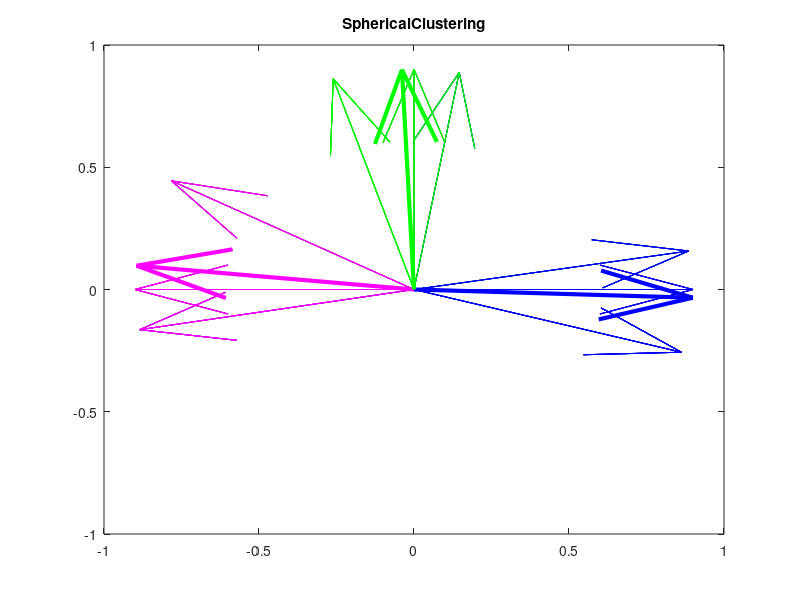

The MATLAB script that drew this image:
function [] = sphericalClustering3groupsModified(  )
%sphericalClustering( )
% no of colors mentioned =5 . So clusters cannot be grater than 5
% Represents the vectors using pointed arrows ( use quiver function )

close all;

% Data Generation

% Define 3 unit vectors at anangle 0 , 90 and 270 
% generate some vectors around these points in an interval -30 to + 30

% no of fixed vectors around which other random vectors are generated
 noOfFixedVectors = 3;
 totalVectors = 10;
 k = 3;
 maxItr =10;
 
 %  Matrix to storeth efixed vectors
 unitVectors = zeros( 2, totalVectors);
 labelArray = zeros( 1, totalVectors);
 
 theta = 0;
 % Generate vectors at 0 , 0 , 180 degrees
%  for i =1:1:noOfFixedVectors
%      unitVectors(:, i )   = [cos( theta ) ; sin( theta)];
%      
%      theta = theta + (pi/2);
%  end
  % Generate vectors at 0 , 0 , 180 degrees
 unitVectors(:,1) = [1;0];
 unitVectors(:,2) = [0;1];
 unitVectors(:,3) = [-1 ; 0 ];
 unitVectors(:,4) = [0.9585;-0.2850];
 unitVectors(:,5) = [-0.9832;-0.1826];
 unitVectors(:,6) = [0.1622;0.9868];
 unitVectors(:,7) = [-0.2896 ; 0.9572 ];
 unitVectors(:,8) = [0.9846 ; 0.1749 ];
 unitVectors(:,9) = [-0.8695 ; 0.4939 ];
 unitVectors(:,10) = [-0.9943 ; 0.1068 ];
 
 save('vectors.txt','unitVectors');
 
 % Range of angle values
 angleMin = -30*(pi/180);
 angleMax = 30 *( pi/180);

 
 % generate random unit vectors
%  for i =4:1:6
%      randomAngle = angleMin + rand(1) *( angleMax -angleMin );
%      unitVectors(:,i) = [ cos( randomAngle) ; sin( randomAngle)];
%  end
 
 
 % generate random unit vectors
%  for i =6:1:7
%      randomAngle = angleMin + rand(1) *( angleMax -angleMin )+ (pi/2);
%      unitVectors(:,i) = [ cos( randomAngle) ; sin( randomAngle)];
%  end
 
 % generate random unit vectors
%   for i =8:1:10
%      randomAngle = angleMin + rand(1) *( angleMax -angleMin )+ (pi);
%      unitVectors(:,i) = [ cos( randomAngle) ; sin( randomAngle)];
%   end
 
 % dummyplot
 figure;
 pl = plot( [ 0,0], [ 0, 0]);
 xlim([-1 1]);
 ylim([ -1 1]);
 delete( pl );
 hold on;
 
 colors =[ 'm', 'b' ,'g','c','y'];
 
  % plot the initial population
for i =1:1: size( unitVectors,2)
    quiver(0 , 0 , unitVectors(1,i) , unitVectors(2,i),'k' );
    hold on;
    pause( 2);
end

noOfVectorsInEachGroup =floor( totalVectors/k);

classLabel =1;

count =0;
% initialize the label array
for i =1:1:totalVectors
    labelArray(1, i ) = classLabel;
        count = count +1;
       if count == noOfVectorsInEachGroup 
            classLabel = classLabel+ 1;
            count =0;
            if classLabel == k+1
                classLabel =1;
            end
       end
end



meanVectorArray = zeros( 2, k);
noOfVectorsInEachClass = zeros( 1, k);
prevItrMeanVectorArray = zeros( 2,k);
prevItrLabelArray = zeros( 1, totalVectors );


fp = fopen('J:\Matlab\System Simulation Lab\E16-SphericalClustering\vectors.txt','w');




for itr =1:1:maxItr
    meanVectorArray = zeros( 2, k);
    % Plotting the points with color coding wrto the class labels
    for i =1:1: size( unitVectors,2)
        quiver(0 , 0 , unitVectors(1,i) , unitVectors(2,i),colors( 1, labelArray(1,i)) );
        hold on;
        pause( 2);
        meanVectorArray(:, labelArray(1,i)) =  meanVectorArray(:, labelArray(1,i)) + unitVectors(:,i);
        noOfVectorsInEachClass(1,labelArray(1,i)) = noOfVectorsInEachClass(1,labelArray(1,i)) +1;
    end
    
    if( itr ~=1)
        delete( p1);
    end
    % Averaging and normalizing the mean vectors
    for j=1:1:k
        meanVectorArray(:,j) = meanVectorArray(:,j)  / noOfVectorsInEachClass(1,j);
        mag = norm( meanVectorArray(:,j));
        meanVectorArray(:,j) = meanVectorArray(:,j)/ mag;
    end
    %Writing tofile
    fprintf( fp,'itr- %d\n', itr );
    fprintf( fp,'Label Values\n' );
    for i =1:1: totalVectors
        fprintf( fp, '%d ',labelArray(1,i));
    end
    fprintf( fp, '\n');
    fprintf( fp,'mean Values\n' );
    for j =1:1: k
        fprintf( fp, '%f %f \n',meanVectorArray(1,j), meanVectorArray(2,j));
    end
    fprintf( fp, '****************\n');
    
    % check for convergence
    diff = prevItrLabelArray - labelArray;
    
    if ( sum ( sum( diff)) == 0 )
        break;
    end
    % updating the previous iteration array
    prevItrLabelArray = labelArray;
    
    % Plotting the mean vectors
    %Plot the mean Values in black color
    for i=1:1:k
        p1(i) = quiver( 0,0 , meanVectorArray(1,i), meanVectorArray(2,i),colors(1,i) ,'LineWidth',3);
        hold on;
        pause(1);
    end
    
    plottitle= sprintf('Iteration-%d ', itr);
    title( plottitle);
    
    % updating the class label
     for i =1:1: totalVectors
        dotProductArray = zeros( 1, k);
        for j =1:1:k
            dotProductArray(1,j) = sum( unitVectors(:,i).* meanVectorArray(:,j));
        end
        maxDotProduct = max( dotProductArray);
        labelArray(1,i ) =find( dotProductArray(:)== maxDotProduct);

    end
    
    
    
end
 %Plot the mean Values in black color
    for i=1:1:k
        p1(i) = quiver( 0,0 , meanVectorArray(1,i), meanVectorArray(2,i),colors(1,i) ,'LineWidth',3);
        hold on;
        pause(1);
    end
    fclose(fp);
    title('SphericalClustering');
    
    
    



% 
% 
% 
% 
% k = noOfClusters;
% noOfVectors = noOfPoints;
% 
% % vectors and their corresponding labels
% vectors = zeros( 2, noOfVectors );
% label = zeros( 1, noOfVectors );
% 
% 
% sumX =0.0;
% sumY =0.0;
% 
% % Unit Vectors in random directions
% for i=1:1:noOfVectors
%     randomAngle = rand(1) *2*pi;
%     vectors(1,i) = cos( randomAngle);
%     vectors(2,i) = sin( randomAngle);
% %     sumX = sumX + vectors(1,i);
% %     sumY = sumY + vectors( 2, i );
%     
% end
% 
% % Computing the mean
% % meanX = sumX / noOfVectors;
% % meanY = sumY / noOfVectors;
%     
% 
% % Subtract mean from the set of points
% % for i=1:1:noOfVectors
% %    vectors(1,i) = vectors(1,i) - sumX;
% %    vectors(2,i) = vectors(2,i) - sumY;
% %  
% % end
% 
% % Makeall the vecto
% 
% 
% figure; 
% classLabel = 1;
% % initialize the labels
% for i =1:1: noOfVectors
%     label(1,i)= classLabel;
%     classLabel = classLabel + 1;
%     if classLabel == k+1
%         classLabel =1;
%     end
% end
% colors =[ 'm', 'b' ,'g','c','y'];
% 
% % Array to hold the mean values from the previous itertion
% meanVectorsPrevItr = zeros( 2,k);
% 
%  % Plot the vectors for iteration 0
%     for i=1:1:noOfVectors
%         x=[0, vectors(1,i)];
%         y = [0 , vectors(2,i)];
%         quiver( 0 , 0 ,vectors(1,i) ,vectors(2,i), 'b') ;
%       
%         hold on;
%         %pause(0.02);
%     end
%     
%      xlim([-1 1]);
%      ylim([ -1 1]);
%      hold all;
%      %delete(p);
%      
%      pause( 5);
% %Itr Start
% for itr =1:1:maxItr   
%     
%     % Plot the vectors
%     for i=1:1:noOfVectors
%         x=[0, vectors(1,i)];
%         y = [0 , vectors(2,i)];
%         quiver( 0 , 0 ,vectors(1,i) ,vectors(2,i), colors(label(i)) );
%       
%         hold on;
%         pause(0.02);
%     end
%     
%     if itr ~=1 
%         delete( p);
%         pause(2);
%     end;
%     
% 
%     meanVectors = zeros(2,k);
%     noOfVectorsInEachClass = zeros(1, k);
%     % Computing the sum of vectors of each class as well as  number of
%     % points  belonging to each class
%     for i=1:1:noOfVectors
%         ClassIndex = mod(label( i) ,k+1);
%        meanVectors(:,ClassIndex) =  meanVectors(:,ClassIndex) + vectors(:,i);
%        noOfVectorsInEachClass(1,ClassIndex ) = noOfVectorsInEachClass(1, ClassIndex ) +1;
%     end
%     
%     % average and normalize
%     for i =1:1:k
%         meanVectors(:,i) = meanVectors(:,i) /noOfVectorsInEachClass(1, i);
%         mag = sum(meanVectors(:,i) .* meanVectors(:,i) );
%         meanVectors(:,i) = meanVectors(:,i)/sqrt(mag);
%     end
%     
%     % Difference in previous mean and current mean
%     diff = meanVectors - meanVectorsPrevItr;
%     
%     % sum of teh difference in each dimensio
%     sumX= sum( abs( diff(1,:)));
%     sumY= sum( abs( diff(2,:)));
%     % exit if convergence
%     if sumX == 0.00 && sumY == 0.00
%         break
%     end
%     
%     % update the previous mean vectors
%     meanVectorsPrevItr = meanVectors;
%     
%     % Plot the mean Values in black color
%     for i=1:1:k
%         x=[0, meanVectors(1,i)];
%         y = [0 , meanVectors(2,i)];
%         p(i) = quiver( 0,0 , meanVectors(1,i), meanVectors(2,i),'r' ,'LineWidth',3);
%         hold on;
%         pause(1);
%     end
%     
%      plottitle= sprintf('Iteration-%d ', itr);
%    plot( [0 ,0], [ 0,0]);
%     title( plottitle);
% 
% 
% 
%     % update the label wrto the closest mean
%     for i =1:1: noOfVectors
%         dotProductArray = zeros( 1, k);
%         for j =1:1:k
%             dotProductArray(1,j) = sum( vectors(:,i).* meanVectors(:,j));
%         end
%         maxDotProduct = max( dotProductArray);
%         label(1,i ) =find( dotProductArray(:)== maxDotProduct);
% 
%     end
%     
%    
%     
%     
%     
% end
% % Plot the final mean Vectors
%  for i=1:1:k
%         x=[0, meanVectors(1,i)];
%         y = [0 , meanVectors(2,i)];
%         p(i) = quiver(0,0, meanVectors(1,i), meanVectors(2,i) , 'r','LineWidth',3 );
%         hold on;
%         pause(1);
%  end
%     title('Spherical Clustering');
% 
% 
% 
% 
% 
% 
